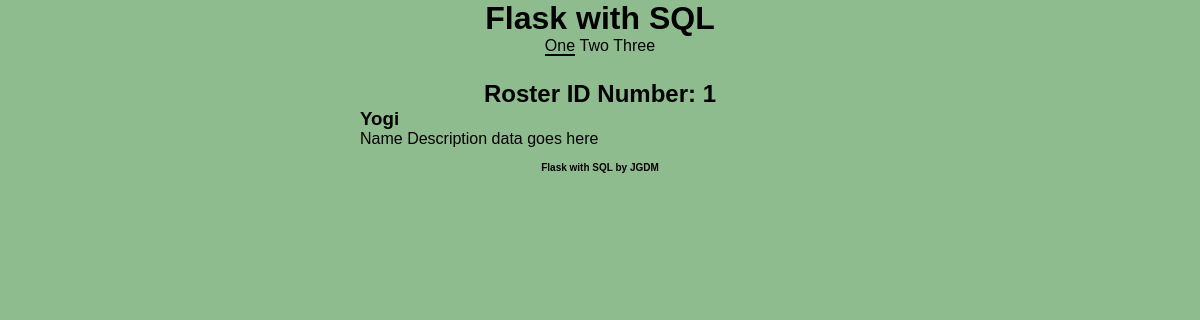
/single/1, run on an earlier commit of the app's database.
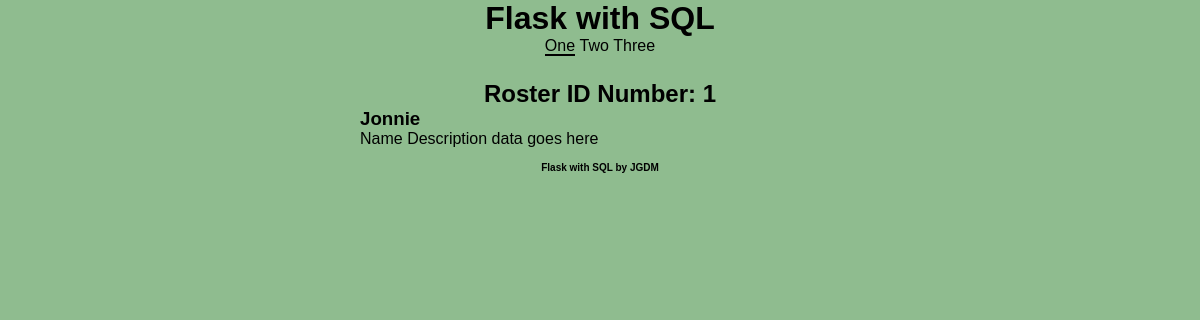
And on a later commit of the database.
### models.py (models this page shows, shortened)
class Roster(db.Model):
    id = db.Column(db.Integer(), primary_key=True)
    name = db.Column("Name", db.String(80), unique=True, nullable=False)
    age = db.Column("Age", db.Integer, unique=True, nullable=False)
    joined = db.Column('Joined', db.DateTime, default=datetime.datetime.now)

### app.py (the view)
@app.route('/single/<id>')
def single(id):
    roster = Roster.query.get(id)
    return render_template('single.html', roster = roster)

### templates/single.html (shortened to what this page needs)
{% extends "main.html" %}
    {% block nav_block %}
        <nav>
            <ul>
                <li><a href="/" class="selected" >One</a></li>
                <li><a href="/two">Two</a></li>
                <li><a href="/three">Three</a></li>
            </ul>
        </nav>
    {% endblock %}
    {% block main_block %}
        <h2>Roster ID Number: {{ roster.id }}</h2>
        <div class="name_data_single">
            <h3>{{ roster.name }}</h3>
            <p>Name Description data goes here</p>
        </div>
    {% endblock %}

What changed in the data, as far as the page shows it:
changed Roster id 1: name "Yogi" → "Jonnie"
